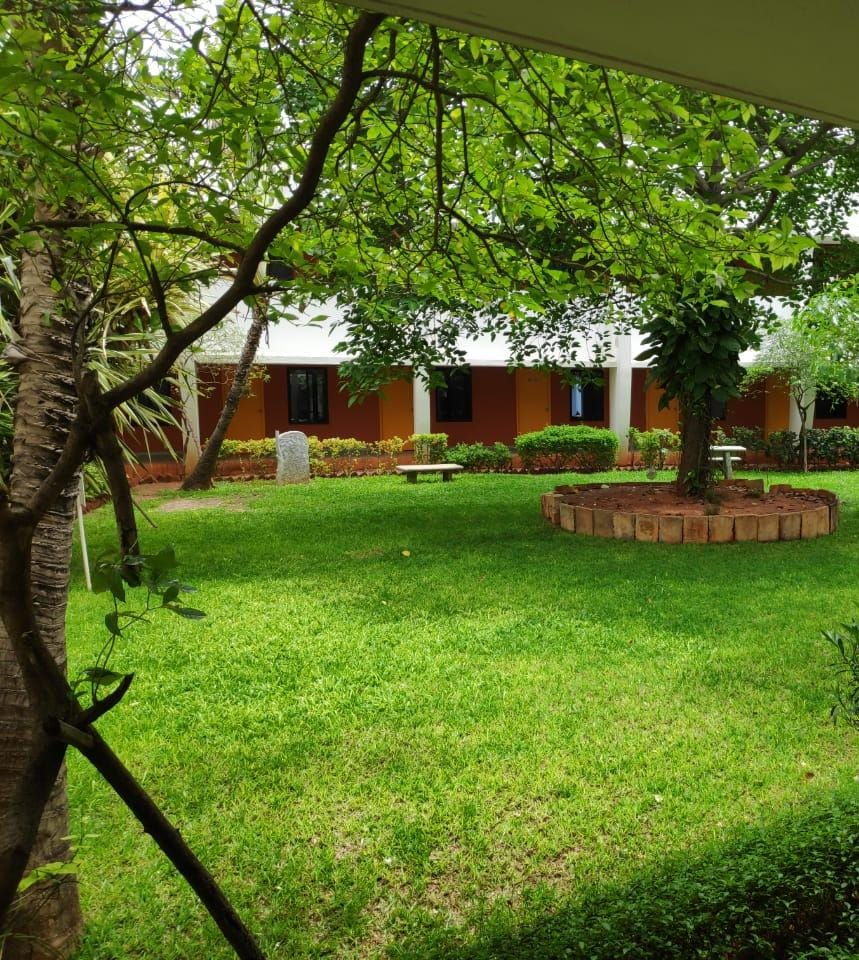
#> input picture Assignments/Assignment_2/Image_stitching/campus1.jpg, 859 x 960 px
$ jupyter execute image_stitching.ipynb
#> lines starting #> are read from the running program, lines starting #| are printed output that depends on the picture
# Image Stitching
Anwesha Paul <br>
MDS202213

[cell 1]
# Importing the libraries
import cv2
import numpy as np
import matplotlib.pyplot as plt

[cell 2]
# Read input images
img_1 = cv2.imread('campus1.jpg')
#> img_1 is the input picture: shape (960, 859, 3); mean B, G, R 40.4, 112.5, 93.1
img_2 = cv2.imread('campus2.jpg')
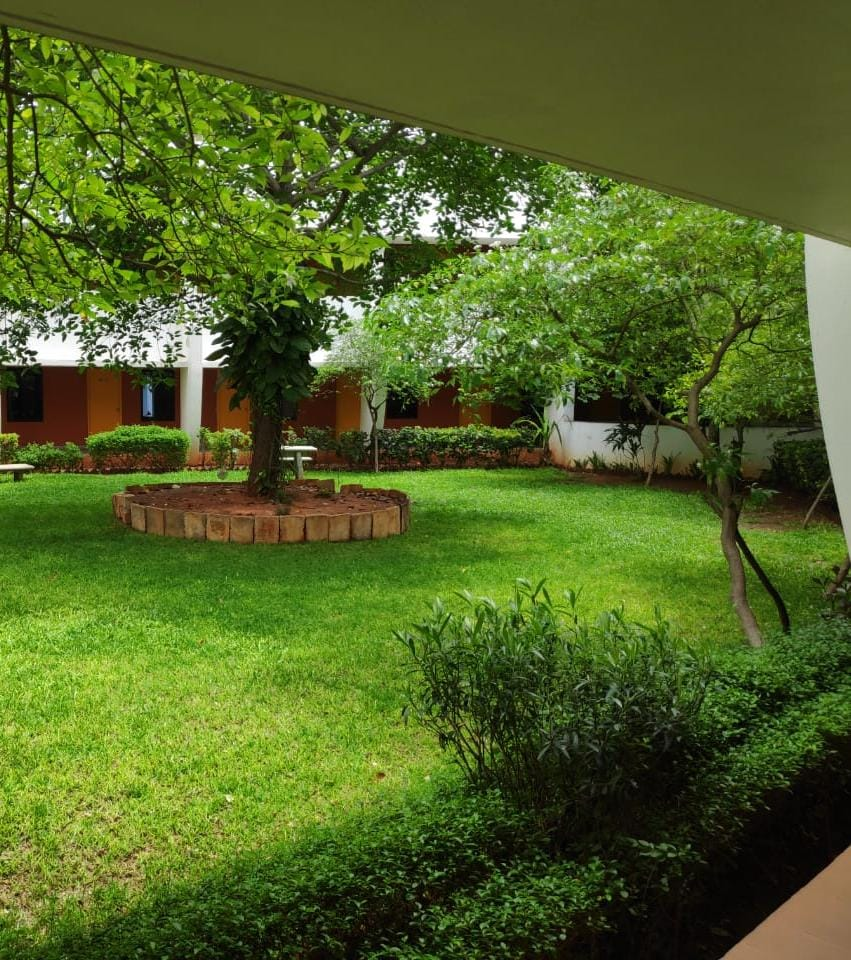
#> input picture Assignments/Assignment_2/Image_stitching/campus2.jpg, 851 x 960 px
#> img_2 is the input picture: shape (960, 851, 3); mean B, G, R 37.6, 99.9, 80.9

# Display input images
fig, axes = plt.subplots(1, 2, figsize=(10,6))

# Display Image 1
axes[0].imshow(cv2.cvtColor(img_1, cv2.COLOR_BGR2RGB))
axes[0].set_title('Image 1')
axes[0].axis('off')

# Display Image 2
axes[1].imshow(cv2.cvtColor(img_2, cv2.COLOR_BGR2RGB))
axes[1].set_title('Image 2')
axes[1].axis('off')

plt.show()
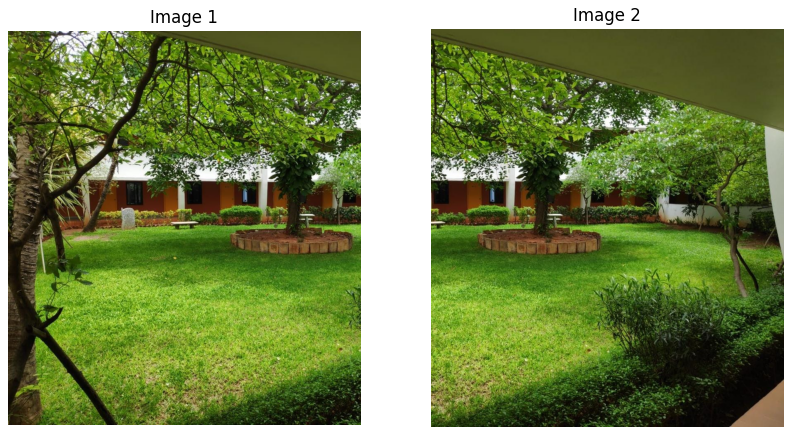
#> figure drawn by matplotlib, 2 panels

###  SIFT Feature Matching

Using the SIFT algorithm, detected keypoints, computed descriptors, and computed a homography matrix for feature matching between the two images.

[cell 3]
def sift_feature_matching(img1, img2):
    # Create SIFT object
    sift = cv2.SIFT_create()

    # Detect keypoints and compute descriptors for both images
    kp1, des1 = sift.detectAndCompute(img1, None)
#> kp1 = 12214 keypoints; strongest (x, y, size): (659, 345, 2.3), (723, 192, 2.3), (747, 358, 11.7), (452, 99, 1.8)
    kp2, des2 = sift.detectAndCompute(img2, None)
#> kp2 = 11055 keypoints; strongest (x, y, size): (230, 345, 2.3), (294, 192, 2.4), (434, 134, 2.5), (318, 358, 11.9)

    # Create BFMatcher object
    bf = cv2.BFMatcher()

    # Match descriptors of keypoints in both images
    matches = bf.knnMatch(des1, des2, k=2)
#> matches = 12214 matches

    # Apply ratio test to find good matches
    good = []
    for m in matches:
        if m[0].distance < 0.5 * m[1].distance:
            good.append(m)
#> after the loop, good = 3426 matches

    # Check if enough good matches are found
    matches = np.asarray(good)
    if len(matches[:, 0]) >= 4:
        # Get coordinates of matched keypoints
        src = np.float32([kp1[m.queryIdx].pt for m in matches[:, 0]]).reshape(-1, 1, 2)
        dst = np.float32([kp2[m.trainIdx].pt for m in matches[:, 0]]).reshape(-1, 1, 2)

        # Find homography matrix using RANSAC
        H, _ = cv2.findHomography(src, dst, cv2.RANSAC, 5.0)
#> H = [[1, 2.82e-06, -429], [-3.78e-05, 1, 0.0235], [-1.29e-07, -9.13e-09, 1]]
        return H
    else:
        raise AssertionError('Can’t find enough keypoints.')

[cell 4]
# Call sift_feature_matching function to find the homography matrix H
H = sift_feature_matching(img_1, img_2)

# Print the homography matrix H
print(H)
#| [[ 9.99889058e-01  2.81911918e-06 -4.28955139e+02]
#|  [-3.77540902e-05  9.99894656e-01  2.35052084e-02]
#|  [-1.28860019e-07 -9.12582566e-09  1.00000000e+00]]

### Image Stitching

[cell 5]
def stitch_images(img_1, img_2, H):
    # Get dimensions of both images
    h1, w1 = img_1.shape[:2]
#> h1 = 960; w1 = 859
    h2, w2 = img_2.shape[:2]
#> h2 = 960; w2 = 851

    # Define corners of images as points
    pts1 = np.float32([[0, 0], [0, h1], [w1, h1], [w1, 0]]).reshape(-1, 1, 2)
#> pts1 = [[0, 0], [0, 960], [859, 960], [859, 0]]
    pts2 = np.float32([[0, 0], [0, h2], [w2, h2], [w2, 0]]).reshape(-1, 1, 2)
#> pts2 = [[0, 0], [0, 960], [851, 960], [851, 0]]

    # Transform points of the second image using the homography matrix
    pts2_ = cv2.perspectiveTransform(pts2, H)
#> pts2_ = [[-429, 0.0235], [-429, 959.9], [422, 960], [422, -0.00862]]

    # Concatenate points of both images
    pts = np.concatenate((pts1, pts2_), axis=0)
#> pts = [[0, 0], [0, 960], [859, 960], [859, 0], [-429, 0.0235], [-429, 959.9], [422, 960], [422, -0.00862]]

    # Calculate minimum and maximum coordinates of stitched image
    [xmin, ymin] = np.int32(pts.min(axis=0).ravel() - 0.5)
#> xmin = -429; ymin = 0
    [xmax, ymax] = np.int32(pts.max(axis=0).ravel() + 0.5)
#> xmax = 859; ymax = 960

    # Calculate translation matrix to shift the stitched image
    t = [-xmin, -ymin]
#> t = [429, 0]
    Ht = np.array([[1, 0, t[0]], [0, 1, t[1]], [0, 0, 1]])  # Translation matrix
#> Ht = [[1, 0, 429], [0, 1, 0], [0, 0, 1]]

    # Warp the first image using the homography matrix and translation matrix
    stitched_image = cv2.warpPerspective(img_1, Ht.dot(H), (xmax-xmin, ymax-ymin))
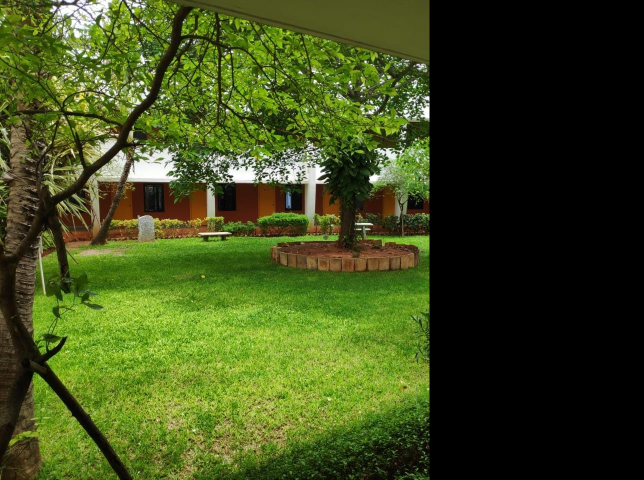
#> stitched_image: shape (960, 1288, 3) (shown at 1/2 size); mean B, G, R 26.9, 75, 62.1

    # Paste the second image onto the warped area of the stitched image
    stitched_image[t[1]:h2+t[1], t[0]:w2+t[0]] = img_2
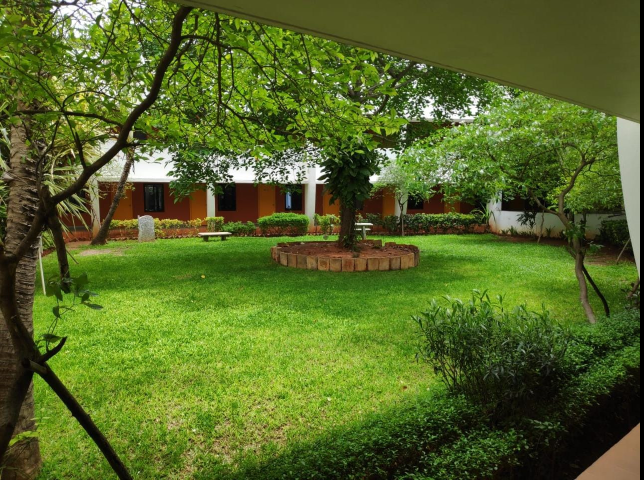
#> stitched_image: shape (960, 1288, 3) (shown at 1/2 size); mean B, G, R 38.7, 103.4, 85.2

    return stitched_image

[cell 6]
stitched_image = stitch_images(img_1, img_2, H)

### Display Stitched Output Image along with its Component Input Images

[cell 7]
fig, axes = plt.subplots(1, 3, figsize=(18, 6))

# Display Image 1
axes[0].imshow(cv2.cvtColor(img_1, cv2.COLOR_BGR2RGB))
axes[0].set_title('Image 1')
axes[0].axis('off')

# Display Image 2
axes[1].imshow(cv2.cvtColor(img_2, cv2.COLOR_BGR2RGB))
axes[1].set_title('Image 2')
axes[1].axis('off')

# Display the stitched image
axes[2].imshow(cv2.cvtColor(stitched_image, cv2.COLOR_BGR2RGB))
axes[2].set_title('Stitched Image')
axes[2].axis('off')

plt.show()
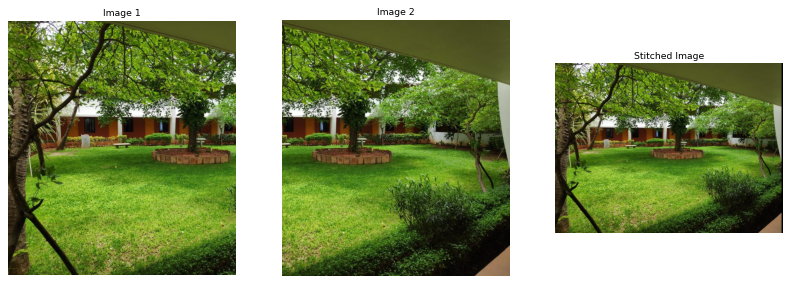
#> figure drawn by matplotlib, 3 panels
